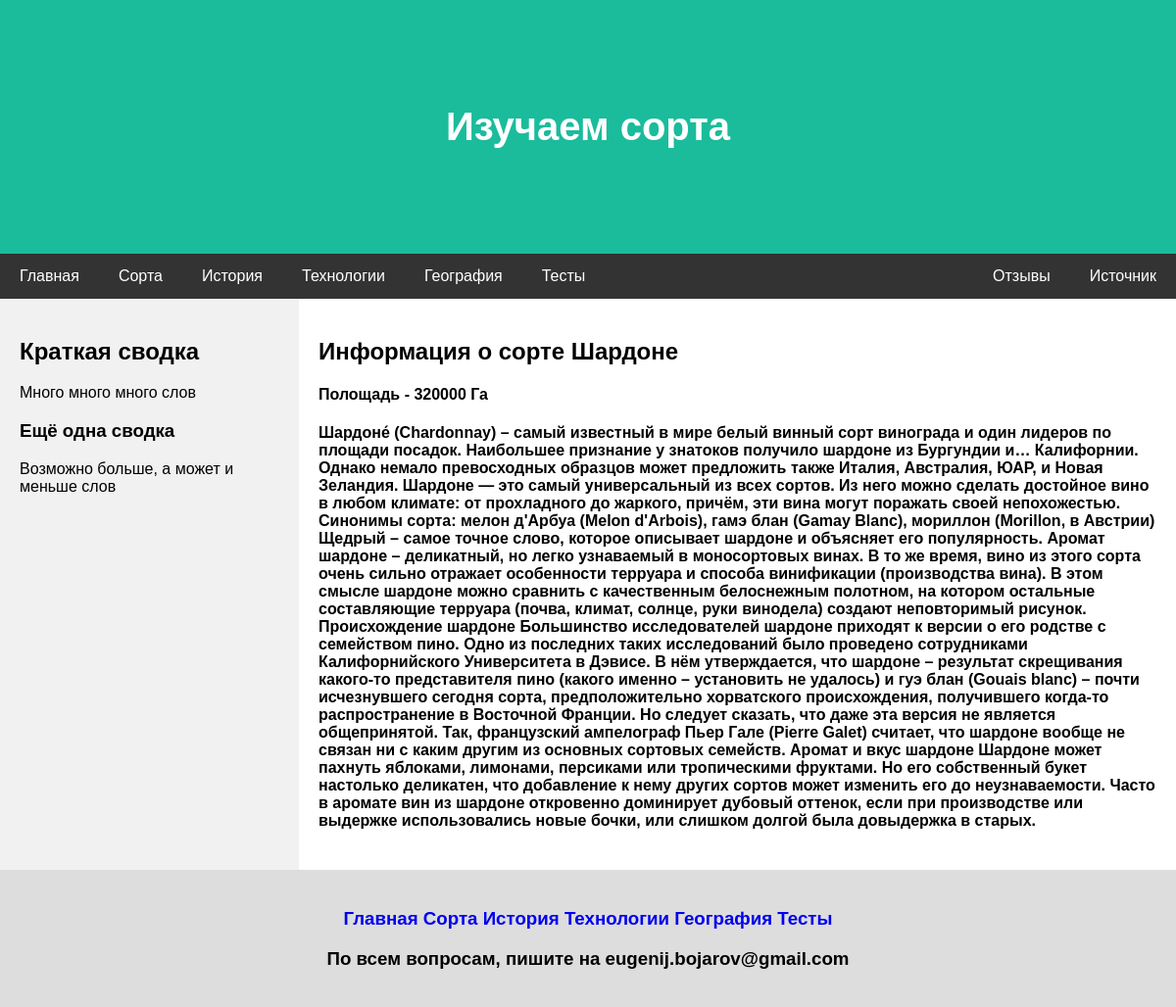
/grape_varieties/chardonnay, run on the app's committed database.
### grape_varieties/models.py (models this page shows, shortened)
class Grape(models.Model):
    name_eng = models.CharField(max_length=50, validators=[MinLengthValidator(1)])
    area = models.IntegerField(null=True)
    image = models.FileField(upload_to='grape_gallery', blank=True)
    about_grape = models.ForeignKey(AboutGrape, on_delete=models.PROTECT, null=True, related_name="info_about_grape")
    slug = models.SlugField(default='', null=False, db_index=True, unique=True)
    cat = models.ForeignKey('Category', on_delete=models.PROTECT, related_name='colors')
    tags = models.ManyToManyField('TagGrape', blank=True, related_name='tags')

class AboutGrape(models.Model):
    name_rus = models.CharField(max_length=50)
    about_grape = models.TextField(validators=[MinLengthValidator(1)])

### grape_varieties/views.py (the view)
# urls.py: path('<slug:slug>', views_grape.ShowOneGrape.as_view(), name='to_info_about_grapes'),
class ShowOneGrape(DetailView):  # Наследуемся.
    template_name = 'grape_varieties/info_about_grape.html'  # Обозначаем путь к html-файлу.
    model = Grape  # Указываем в какой модели потребуется искать конкретный объект.

### grape_varieties/templates/grape_varieties/info_about_grape.html (shortened to what this page needs)
{% extends 'base.html' %}
{% load static %}
{% block header %}
{% include 'includes/for_grapes/header.html'%}
{% endblock %}
{% block navbar %}
{% include 'includes/for_index/navbar.html'%}
{% endblock %}
{% block side %}
 <div class="side">
    <h2>Краткая сводка</h2>
    <p>Много много много слов</p>
    <h3>Ещё одна сводка</h3>
    <p>Возможно больше, а может и меньше слов
    </p>
  </div>
{% endblock %}
{% block main %}
<div class="main">
    <h2>Информация о сорте {{ grape.about_grape.name_rus  }}</h2>
    <h4>Полощадь - {{ grape.area }} Га</h4>
    <h4>{{ grape.about_grape.about_grape }}</h4>
</div>
{% endblock %}
{% block footer %}
{% include 'includes/for_index/footer.html' %}
{% endblock %}

### static/css/base.css (style rules this page uses)
* { box-sizing: border-box; }
body { font-family: Arial, Helvetica, sans-serif; margin: 0; }
.side { -ms-flex: 250px; flex: 250px; background-color: #f1f1f1; padding: 20px; }
.main { -ms-flex: 70%; flex: 70%; background-color: white; padding: 20px; }

### data on the page
Grape: about_grape.name_rus "Шардоне", area "320000", about_grape.about_grape "Шардоне́ (Chardonnay) – самый известный в мире белый винный сорт винограда и один лидеров по площади посадок. Наибольшее признание у знатоков получило шардоне из Бургундии и… Калифорнии. Однако немало превосходных образцов может предложить также Италия, Австралия, ЮАР, и Новая Зеландия. Шардоне — это самый универсальный из всех сортов. Из него можно сделать достойное вино в любом климате: от прохладного до жаркого, причём, эти вина могут поражать своей непохожестью. Синонимы сорта: мелон д'Арбуа (Melon d'Arbois), гамэ блан (Gamay Blanc), мориллон (Morillon, в Австрии) Щедрый – самое точное слово, которое описывает шардоне и объясняет его популярность. Аромат шардоне – деликатный, но легко…"
